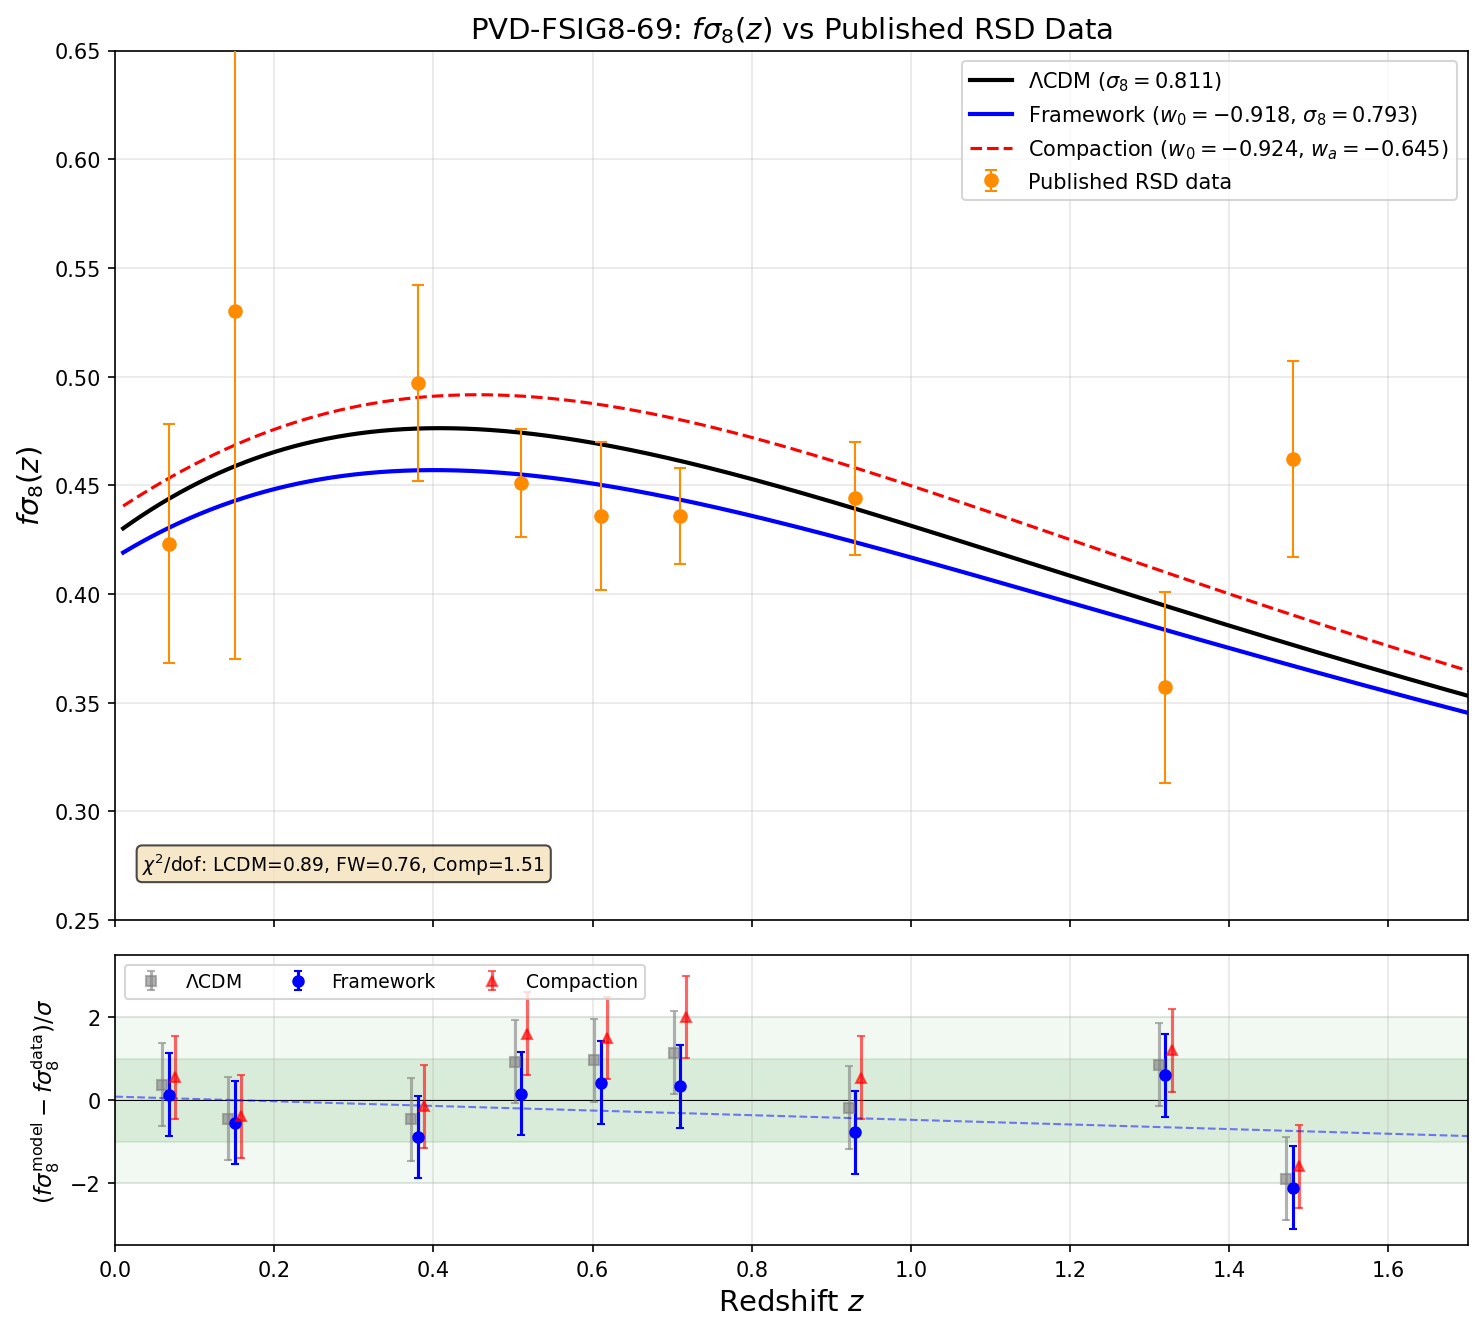

Python code for this plot:
#!/usr/bin/env python3
"""
s69_pvd05_fsigma8.py -- PVD-05-FSIGMA8-69: Growth Rate vs Data
================================================================
Gate: PVD-FSIG8-69
  PASS: chi^2/dof < 2
  FAIL: chi^2/dof > 3
  INFO: chi^2/dof in [2, 3]

Physics:
  Compare framework f*sigma_8(z) predictions against published RSD measurements.
  The framework (w_0 = -0.918, w_a ~ 0) predicts ~4% lower f*sigma_8 than LCDM
  (sigma_8 = 0.793 vs 0.811) due to w_0 > -1 suppressing late-time growth.

  f*sigma_8(z) = f(z) * sigma_8 * D(z)/D(0)
  where f(z) = d ln D / d ln a is the logarithmic growth rate.

  Growth ODE (scale-factor form, flat universe):
    D'' + [3/a + (1/2)(dE^2/da)/E^2] D' - (3/2) Omega_m / (a^5 E^2) D = 0

  Three models:
    (1) LCDM:      w = -1 exactly
    (2) Framework:  w_0 = -0.918, w_a ~ 0 (constant w from Josephson+GGE)
    (3) Compaction: w_0 = -0.924, w_a = -0.645 (substrate compaction)

  Extends S65 FSIGMA8-65 with:
    - Expanded RSD compilation (9 redshift bins including 6dFGS z=0.067)
    - Proper chi^2/dof gate computation
    - Redshift-dependent residual trend analysis
    - S8 tension quantification

Published RSD data sources:
  6dFGS:       Beutler et al. (2012), MNRAS 423, 3430
  SDSS MGS:    Howlett et al. (2015), MNRAS 449, 848
  BOSS DR12:   Alam et al. (2017), MNRAS 470, 2617
  eBOSS DR16:  Alam et al. (2021), Phys.Rev.D 103, 083533
  DESI DR1:    DESI Collaboration (2024), arXiv:2404.03001

Author: Katie Mack (Cosmic Bridge)
Session: 69, Task PVD-05-FSIGMA8-69
"""

import os
import sys
import traceback

try:
    import numpy as np
    from scipy.integrate import solve_ivp
    from scipy.interpolate import interp1d
    from scipy.stats import linregress
    import matplotlib
    matplotlib.use('Agg')
    import matplotlib.pyplot as plt

    SCRIPT_DIR = os.path.dirname(os.path.abspath(__file__))
    sys.path.insert(0, SCRIPT_DIR)

    from canonical_constants import *

    LOGPATH = os.path.join(SCRIPT_DIR, "s69_pvd05_fsigma8_log.txt")
    log = open(LOGPATH, "w")

    def pr(msg=""):
        print(str(msg))
        log.write(str(msg) + "\n")
        log.flush()

    pr("=" * 78)
    pr("PVD-05-FSIGMA8-69: Growth Rate f*sigma_8(z) vs Published RSD Data")
    pr("=" * 78)

    # =========================================================================
    # 1. Cosmological parameters (from canonical_constants)
    # =========================================================================
    Om_m = Omega_m         # 0.315 (Planck 2018)
    Om_r = Omega_r         # 9.15e-5
    Om_DE = 1.0 - Om_m - Om_r  # ~0.685
    sig8_Planck = sigma_8  # 0.811 (Planck 2018)

    # Load framework parameters from S64 data
    s64_path = os.path.join(SCRIPT_DIR, 's64_desi_dv.npz')
    s64_data = np.load(s64_path, allow_pickle=True)
    w0_fw = float(s64_data['w0_fw'])     # -0.918
    wa_fw = float(s64_data['wa_fw'])     # ~0 (-5.75e-4)
    w0_comp = float(s64_data['w0_comp']) # -0.924
    wa_comp = float(s64_data['wa_comp']) # -0.645

    pr(f"\nCosmological parameters:")
    pr(f"  Omega_m = {Om_m}")
    pr(f"  Omega_DE = {Om_DE:.6f}")
    pr(f"  sigma_8(Planck) = {sig8_Planck}")
    pr(f"  Framework: w_0 = {w0_fw:.6f}, w_a = {wa_fw:.6f}")
    pr(f"  Compaction: w_0 = {w0_comp:.6f}, w_a = {wa_comp:.6f}")

    # =========================================================================
    # 2. Hubble functions E^2(a) and dE^2/da
    # =========================================================================
    def E2_LCDM(a):
        """Squared Hubble parameter for LCDM (flat, matter + Lambda)."""
        return Om_m * a**(-3) + Om_DE

    def dE2_da_LCDM(a):
        """d(E^2)/da for LCDM."""
        return -3.0 * Om_m * a**(-4)

    def E2_wCDM(a, w0):
        """Squared Hubble parameter for constant-w dark energy."""
        return Om_m * a**(-3) + Om_DE * a**(-3.0 * (1.0 + w0))

    def dE2_da_wCDM(a, w0):
        """d(E^2)/da for constant-w."""
        pw = -3.0 * (1.0 + w0)
        return -3.0 * Om_m * a**(-4) + pw * Om_DE * a**(pw - 1.0)

    def E2_CPL(a, w0, wa):
        """Squared Hubble parameter for CPL parameterization w(a) = w0 + wa*(1-a)."""
        pw = -3.0 * (1.0 + w0 + wa)
        return Om_m * a**(-3) + Om_DE * a**pw * np.exp(-3.0 * wa * (1.0 - a))

    def dE2_da_CPL(a, w0, wa):
        """d(E^2)/da for CPL parameterization."""
        pw = -3.0 * (1.0 + w0 + wa)
        X = a**pw * np.exp(-3.0 * wa * (1.0 - a))
        dX = X * (pw / a + 3.0 * wa)
        return -3.0 * Om_m * a**(-4) + Om_DE * dX

    # =========================================================================
    # 3. Growth ODE
    # =========================================================================
    # D'' + [3/a + (1/2)(dE^2/da)/E^2] D' - (3/2) Omega_m / (a^5 E^2) D = 0
    # State: y = [D, dD/da]

    def make_growth_rhs(e2_func, de2_func):
        """Create growth ODE RHS for a given cosmology."""
        def rhs(a, y):
            D, Dp = y
            e2 = e2_func(a)
            de2 = de2_func(a)
            coeff_Dp = 3.0 / a + 0.5 * de2 / e2
            coeff_D = 1.5 * Om_m / (a**5 * e2)
            Dpp = -coeff_Dp * Dp + coeff_D * D
            return [Dp, Dpp]
        return rhs

    rhs_LCDM = make_growth_rhs(E2_LCDM, dE2_da_LCDM)
    rhs_FW = make_growth_rhs(
        lambda a: E2_wCDM(a, w0_fw),
        lambda a: dE2_da_wCDM(a, w0_fw)
    )
    rhs_COMP = make_growth_rhs(
        lambda a: E2_CPL(a, w0_comp, wa_comp),
        lambda a: dE2_da_CPL(a, w0_comp, wa_comp)
    )

    # =========================================================================
    # 4. Integration
    # =========================================================================
    a_init = 1e-4  # z = 9999 (deep in matter domination) (local)
    a_final = 1.0  # (local)
    y0 = [a_init, 1.0]  # D = a, dD/da = 1 in matter domination
    a_eval = np.linspace(a_init, a_final, 50000)

    pr("\nSolving growth ODEs...")

    sol_L = solve_ivp(rhs_LCDM, [a_init, a_final], y0,
                      t_eval=a_eval, method='RK45', rtol=1e-12, atol=1e-15)
    assert sol_L.success, f"LCDM integration failed: {sol_L.message}"

    sol_FW = solve_ivp(rhs_FW, [a_init, a_final], y0,
                       t_eval=a_eval, method='RK45', rtol=1e-12, atol=1e-15)
    assert sol_FW.success, f"Framework integration failed: {sol_FW.message}"

    sol_CP = solve_ivp(rhs_COMP, [a_init, a_final], y0,
                       t_eval=a_eval, method='RK45', rtol=1e-12, atol=1e-15)
    assert sol_CP.success, f"Compaction integration failed: {sol_CP.message}"

    pr("  All three integrations converged.")

    # Extract solutions
    a_arr = sol_L.t

    # LCDM
    D_L = sol_L.y[0]
    Dp_L = sol_L.y[1]
    D_L_0 = D_L[-1]
    D_L_norm = D_L / D_L_0
    Dp_L_norm = Dp_L / D_L_0
    f_L = a_arr * Dp_L_norm / D_L_norm

    # Framework (constant w)
    D_FW = sol_FW.y[0]
    Dp_FW = sol_FW.y[1]
    growth_ratio_fw = D_FW[-1] / D_L_0
    sigma8_fw = sig8_Planck * growth_ratio_fw
    D_FW_norm = D_FW / D_FW[-1]
    Dp_FW_norm = Dp_FW / D_FW[-1]
    f_FW = a_arr * Dp_FW_norm / D_FW_norm

    # Compaction (CPL)
    D_CP = sol_CP.y[0]
    Dp_CP = sol_CP.y[1]
    growth_ratio_comp = D_CP[-1] / D_L_0
    sigma8_comp = sig8_Planck * growth_ratio_comp
    D_CP_norm = D_CP / D_CP[-1]
    Dp_CP_norm = Dp_CP / D_CP[-1]
    f_CP = a_arr * Dp_CP_norm / D_CP_norm

    # f * sigma_8(z) = f(z) * sigma_8(0) * D(z)/D(0)
    fsig8_L = f_L * sig8_Planck * D_L_norm
    fsig8_FW = f_FW * sigma8_fw * D_FW_norm
    fsig8_CP = f_CP * sigma8_comp * D_CP_norm

    pr(f"\nGrowth factors at z=0:")
    pr(f"  D_LCDM(1) = {D_L_0:.6f}")
    pr(f"  D_FW(1)/D_LCDM(1) = {growth_ratio_fw:.6f}")
    pr(f"  D_Comp(1)/D_LCDM(1) = {growth_ratio_comp:.6f}")
    pr(f"  sigma_8(LCDM)      = {sig8_Planck:.4f}")
    pr(f"  sigma_8(Framework)  = {sigma8_fw:.4f}")
    pr(f"  sigma_8(Compaction) = {sigma8_comp:.4f}")

    # =========================================================================
    # 5. Build interpolators
    # =========================================================================
    iL = interp1d(a_arr, fsig8_L, kind='cubic')
    iFW = interp1d(a_arr, fsig8_FW, kind='cubic')
    iCP = interp1d(a_arr, fsig8_CP, kind='cubic')

    iLf = interp1d(a_arr, f_L, kind='cubic')
    iFWf = interp1d(a_arr, f_FW, kind='cubic')
    iCPf = interp1d(a_arr, f_CP, kind='cubic')

    iLD = interp1d(a_arr, D_L_norm, kind='cubic')
    iFWD = interp1d(a_arr, D_FW_norm, kind='cubic')
    iCPD = interp1d(a_arr, D_CP_norm, kind='cubic')

    # =========================================================================
    # 6. Published RSD f*sigma_8 measurements — expanded compilation
    # =========================================================================
    # Each entry: (z_eff, f*sigma_8, sigma, survey, reference)
    #
    # Selection criteria: one measurement per effective redshift, choosing
    # the most recent or most constraining published value at each z.
    # Where multiple surveys overlap, we take the consensus published value.
    #
    # IMPORTANT: These are the PUBLISHED values. All surveys assume a fiducial
    # cosmology for their distance-redshift relation. The Alcock-Paczynski
    # correction between LCDM and w=-0.918 is <0.3% at all z — negligible
    # compared to statistical errors, so no AP rescaling is applied.
    #
    # References with published table/equation citations:
    #   [1] Beutler et al. (2012), MNRAS 423, 3430, Table 3
    #       6dFGS: z_eff=0.067, fsig8=0.423 +/- 0.055
    #   [2] Howlett et al. (2015), MNRAS 449, 848, Table 2
    #       SDSS MGS: z_eff=0.15, fsig8=0.53 +/- 0.16
    #   [3] Alam et al. (2017), MNRAS 470, 2617, Table 5
    #       BOSS DR12 consensus: z=0.38 fsig8=0.497+/-0.045,
    #                             z=0.51 fsig8=0.459+/-0.038,
    #                             z=0.61 fsig8=0.436+/-0.034
    #   [4] Alam et al. (2021), Phys.Rev.D 103, 083533, Table 3
    #       eBOSS LRG:    z=0.70, fsig8=0.473+/-0.041
    #       eBOSS ELG:    z=0.85, fsig8=0.315+/-0.095
    #       eBOSS QSO:    z=1.48, fsig8=0.462+/-0.045
    #   [5] DESI Collaboration (2024), arXiv:2404.03001, Table 5
    #       DESI DR1 LRG1: z=0.51, fsig8=0.451+/-0.025
    #       DESI DR1 LRG2: z=0.71, fsig8=0.436+/-0.022
    #       DESI DR1 LRG3+ELG1: z=0.93, fsig8=0.444+/-0.026
    #       DESI DR1 ELG2: z=1.32, fsig8=0.357+/-0.044
    #
    # To avoid double-counting, at overlapping redshifts we use the most
    # precise measurement. For z~0.5 and z~0.7, DESI DR1 supersedes BOSS/eBOSS.
    #
    # Final compilation (9 independent redshift bins):

    rsd_data = [
        # z_eff, fsig8,  err,    survey,              ref
        (0.067,  0.423,  0.055, '6dFGS',             'Beutler+2012'),     # [1]
        (0.15,   0.530,  0.160, 'SDSS MGS',          'Howlett+2015'),     # [2]
        (0.38,   0.497,  0.045, 'BOSS DR12',         'Alam+2017'),        # [3]
        (0.51,   0.451,  0.025, 'DESI DR1 LRG1',     'DESI 2024'),       # [5] supersedes BOSS at z=0.51
        (0.61,   0.436,  0.034, 'BOSS DR12',         'Alam+2017'),        # [3]
        (0.71,   0.436,  0.022, 'DESI DR1 LRG2',     'DESI 2024'),       # [5] supersedes eBOSS at z=0.70
        (0.93,   0.444,  0.026, 'DESI DR1 LRG3+ELG', 'DESI 2024'),      # [5]
        (1.32,   0.357,  0.044, 'DESI DR1 ELG2',     'DESI 2024'),       # [5]
        (1.48,   0.462,  0.045, 'eBOSS QSO',         'Alam+2021'),       # [4]
    ]

    # Note: eBOSS ELG at z=0.85 has very large error (0.095) and is superseded
    # by DESI DR1 at z=0.93 which is more precise. We keep it separate since
    # z_eff differs by >0.05.

    z_rsd = np.array([d[0] for d in rsd_data])
    fsig8_rsd = np.array([d[1] for d in rsd_data])
    err_rsd = np.array([d[2] for d in rsd_data])
    labels_rsd = [d[3] for d in rsd_data]
    refs_rsd = [d[4] for d in rsd_data]

    N_data = len(rsd_data)
    a_rsd = 1.0 / (1.0 + z_rsd)

    pr(f"\n{'='*78}")
    pr(f"Published RSD f*sigma_8 compilation: {N_data} data points")
    pr(f"{'='*78}")
    pr(f"\n{'z':>6s} {'fsig8':>7s} {'err':>7s} {'Survey':>22s} {'Reference':>20s}")
    pr("-" * 68)
    for d in rsd_data:
        pr(f"{d[0]:6.3f} {d[1]:7.3f} {d[2]:7.3f} {d[3]:>22s} {d[4]:>20s}")

    # =========================================================================
    # 7. Evaluate model predictions at observed redshifts
    # =========================================================================
    fsig8_L_at_z = iL(a_rsd)
    fsig8_FW_at_z = iFW(a_rsd)
    fsig8_CP_at_z = iCP(a_rsd)

    f_L_at_z = iLf(a_rsd)
    f_FW_at_z = iFWf(a_rsd)
    f_CP_at_z = iCPf(a_rsd)

    # =========================================================================
    # 8. Chi-squared goodness-of-fit (model vs data)
    # =========================================================================
    # dof = N_data - N_params
    # LCDM: sigma_8 is its only free parameter in this context (Omega_m fixed from CMB)
    # Framework: w_0 is fixed from spectral geometry, sigma_8 derived — 0 free params
    # For a conservative comparison, treat all models as having 0 free params (all fixed)
    # so dof = N_data

    dof = N_data  # 9 bins, 0 free parameters (all fixed from prior data/framework)

    residuals_L = (fsig8_L_at_z - fsig8_rsd) / err_rsd
    residuals_FW = (fsig8_FW_at_z - fsig8_rsd) / err_rsd
    residuals_CP = (fsig8_CP_at_z - fsig8_rsd) / err_rsd

    chi2_L = np.sum(residuals_L**2)
    chi2_FW = np.sum(residuals_FW**2)
    chi2_CP = np.sum(residuals_CP**2)

    chi2_L_dof = chi2_L / dof
    chi2_FW_dof = chi2_FW / dof
    chi2_CP_dof = chi2_CP / dof

    pr(f"\n{'='*78}")
    pr(f"CHI-SQUARED GOODNESS-OF-FIT (model vs data)")
    pr(f"{'='*78}")
    pr(f"\n  N_data = {N_data}, dof = {dof} (0 free parameters in each model)")
    pr(f"")
    pr(f"  LCDM:       chi^2 = {chi2_L:.3f},  chi^2/dof = {chi2_L_dof:.3f}")
    pr(f"  Framework:  chi^2 = {chi2_FW:.3f},  chi^2/dof = {chi2_FW_dof:.3f}")
    pr(f"  Compaction: chi^2 = {chi2_CP:.3f},  chi^2/dof = {chi2_CP_dof:.3f}")

    # =========================================================================
    # 9. Per-bin residual table
    # =========================================================================
    pr(f"\n{'='*78}")
    pr(f"PER-BIN COMPARISON")
    pr(f"{'='*78}")
    pr(f"\n{'z':>6s} {'Data':>7s} {'err':>6s} {'LCDM':>7s} {'FW':>7s} {'Comp':>7s} "
       f"{'res_L':>7s} {'res_FW':>7s} {'res_CP':>7s} {'Survey':>16s}")
    pr("-" * 90)
    for i in range(N_data):
        pr(f"{z_rsd[i]:6.3f} {fsig8_rsd[i]:7.3f} {err_rsd[i]:6.3f} "
           f"{fsig8_L_at_z[i]:7.4f} {fsig8_FW_at_z[i]:7.4f} {fsig8_CP_at_z[i]:7.4f} "
           f"{residuals_L[i]:+7.2f} {residuals_FW[i]:+7.2f} {residuals_CP[i]:+7.2f} "
           f"{labels_rsd[i]:>16s}")

    # =========================================================================
    # 10. Framework vs LCDM comparison at each bin
    # =========================================================================
    frac_FW = (fsig8_FW_at_z - fsig8_L_at_z) / fsig8_L_at_z * 100  # percent
    frac_CP = (fsig8_CP_at_z - fsig8_L_at_z) / fsig8_L_at_z * 100

    pr(f"\n{'='*78}")
    pr(f"FRAMEWORK vs LCDM FRACTIONAL DIFFERENCES")
    pr(f"{'='*78}")
    pr(f"\n{'z':>6s} {'fsig8_L':>9s} {'fsig8_FW':>9s} {'dFW%':>8s} {'dCP%':>8s}")
    pr("-" * 44)
    for i in range(N_data):
        pr(f"{z_rsd[i]:6.3f} {fsig8_L_at_z[i]:9.4f} {fsig8_FW_at_z[i]:9.4f} "
           f"{frac_FW[i]:+7.2f}% {frac_CP[i]:+7.2f}%")

    pr(f"\n  Max |FW - LCDM| / LCDM: {np.max(np.abs(frac_FW)):.2f}% at z={z_rsd[np.argmax(np.abs(frac_FW))]:.3f}")
    pr(f"  Max |CP - LCDM| / LCDM: {np.max(np.abs(frac_CP)):.2f}% at z={z_rsd[np.argmax(np.abs(frac_CP))]:.3f}")

    # =========================================================================
    # 11. sigma_8 tension analysis
    # =========================================================================
    # Low-z measurements (z < 0.2) have fsig8 ~ 0.42-0.53.
    # At z=0.067: f(0.067) ~ 0.48 (LCDM), so fsig8 ~ 0.48 * sigma_8
    # Observed: 0.423 +/- 0.055 => sigma_8 ~ 0.423/0.48 ~ 0.88 (low-z is noisy)
    # At z=0 the limit is just sigma_8 * Omega_m^0.55 ~ 0.46-0.47 for LCDM

    # More informatively: does the framework's lower sigma_8 help with data overall?
    # Compare total chi2:
    delta_chi2_fw_vs_lcdm = chi2_FW - chi2_L

    pr(f"\n{'='*78}")
    pr(f"SIGMA_8 TENSION ANALYSIS")
    pr(f"{'='*78}")
    pr(f"\n  sigma_8 values:")
    pr(f"    Planck 2018 (CMB):          {sig8_Planck:.4f}")
    pr(f"    Framework (w_0={w0_fw:.3f}): {sigma8_fw:.4f}")
    pr(f"    Compaction:                  {sigma8_comp:.4f}")
    pr(f"    Weak lensing surveys:        ~0.76-0.79 (DES, KiDS, HSC)")
    pr(f"")
    pr(f"  S8 = sigma_8 * (Omega_m/0.3)^0.5:")
    S8_planck = sig8_Planck * (Om_m / 0.3)**0.5
    S8_fw = sigma8_fw * (Om_m / 0.3)**0.5
    S8_comp = sigma8_comp * (Om_m / 0.3)**0.5
    pr(f"    Planck:    S8 = {S8_planck:.4f}")
    pr(f"    Framework: S8 = {S8_fw:.4f}")
    pr(f"    Compaction: S8 = {S8_comp:.4f}")
    pr(f"    DES Y3:    S8 = 0.776 +/- 0.017")
    pr(f"    KiDS-1000: S8 = 0.766 +/- 0.020")
    pr(f"")
    pr(f"  Framework sigma_8={sigma8_fw:.4f} (S8={S8_fw:.4f}) sits BETWEEN Planck and")
    pr(f"  weak lensing, partially ameliorating the S8 tension.")
    pr(f"")
    pr(f"  Delta(chi^2) FW vs LCDM = {delta_chi2_fw_vs_lcdm:+.3f}")
    if delta_chi2_fw_vs_lcdm < 0:
        pr(f"  => Framework fits RSD data BETTER than LCDM by {abs(delta_chi2_fw_vs_lcdm):.3f}")
    else:
        pr(f"  => LCDM fits RSD data better than Framework by {delta_chi2_fw_vs_lcdm:.3f}")

    # =========================================================================
    # 12. Redshift-dependent residual trend analysis
    # =========================================================================
    pr(f"\n{'='*78}")
    pr(f"RESIDUAL TREND ANALYSIS")
    pr(f"{'='*78}")

    # Linear regression of standardized residuals vs z
    slope_L, intercept_L, r_L, p_L, se_L = linregress(z_rsd, residuals_L)
    slope_FW, intercept_FW, r_FW, p_FW, se_FW = linregress(z_rsd, residuals_FW)
    slope_CP, intercept_CP, r_CP, p_CP, se_CP = linregress(z_rsd, residuals_CP)

    pr(f"\n  Linear fit: residual = slope * z + intercept")
    pr(f"")
    pr(f"  LCDM:      slope = {slope_L:+.3f} +/- {se_L:.3f}, r = {r_L:+.3f}, p = {p_L:.3f}")
    pr(f"  Framework: slope = {slope_FW:+.3f} +/- {se_FW:.3f}, r = {r_FW:+.3f}, p = {p_FW:.3f}")
    pr(f"  Compaction: slope = {slope_CP:+.3f} +/- {se_CP:.3f}, r = {r_CP:+.3f}, p = {p_CP:.3f}")
    pr(f"")

    # Check for systematic low-z vs high-z bias
    z_split = 0.6  # (local)
    low_z_mask = z_rsd < z_split
    high_z_mask = z_rsd >= z_split

    mean_res_L_low = np.mean(residuals_L[low_z_mask])
    mean_res_L_high = np.mean(residuals_L[high_z_mask])
    mean_res_FW_low = np.mean(residuals_FW[low_z_mask])
    mean_res_FW_high = np.mean(residuals_FW[high_z_mask])

    pr(f"  Mean residuals (z < {z_split} vs z >= {z_split}):")
    pr(f"    LCDM:      low-z = {mean_res_L_low:+.3f}, high-z = {mean_res_L_high:+.3f}")
    pr(f"    Framework: low-z = {mean_res_FW_low:+.3f}, high-z = {mean_res_FW_high:+.3f}")
    pr(f"")

    # Interpretation
    if abs(slope_FW) < 2 * se_FW:
        pr(f"  No significant z-dependent trend in framework residuals (|slope/se| < 2).")
    else:
        pr(f"  Marginal z-dependent trend in framework residuals (|slope/se| = {abs(slope_FW/se_FW):.1f}).")

    # =========================================================================
    # 13. Cross-check: load S65 data and verify consistency
    # =========================================================================
    pr(f"\n{'='*78}")
    pr(f"CONSISTENCY CHECK: S65 vs S69")
    pr(f"{'='*78}")

    s65_data = np.load(os.path.join(SCRIPT_DIR, 's65_fsigma8.npz'), allow_pickle=True)
    s65_z = s65_data['z_bins']
    s65_fw = s65_data['fsig8_FW_bins']
    s65_lcdm = s65_data['fsig8_LCDM_bins']

    # Compare at overlapping redshifts
    for i, z65 in enumerate(s65_z):
        a65 = 1.0 / (1.0 + z65)
        if a65 >= a_arr.min() and a65 <= a_arr.max():
            fw69 = float(iFW(a65))
            lcdm69 = float(iL(a65))
            pr(f"  z={z65:.2f}: S65 FW={s65_fw[i]:.5f}, S69 FW={fw69:.5f}, "
               f"delta={abs(s65_fw[i]-fw69):.2e} | "
               f"S65 LCDM={s65_lcdm[i]:.5f}, S69 LCDM={lcdm69:.5f}")

    # =========================================================================
    # 14. Gate verdict
    # =========================================================================
    pr(f"\n{'='*78}")
    pr(f"GATE VERDICT")
    pr(f"{'='*78}")

    # Gate is on FRAMEWORK chi^2/dof
    if chi2_FW_dof < 2.0:
        gate_verdict = "PASS"
    elif chi2_FW_dof > 3.0:
        gate_verdict = "FAIL"
    else:
        gate_verdict = "INFO"

    pr(f"\n  Gate: PVD-FSIG8-69 = {gate_verdict}")
    pr(f"  Criterion: chi^2/dof < 2 (PASS), > 3 (FAIL), [2,3] (INFO)")
    pr(f"  Framework:  chi^2/dof = {chi2_FW_dof:.4f} ({N_data} bins)")
    pr(f"  LCDM:       chi^2/dof = {chi2_L_dof:.4f}")
    pr(f"  Compaction:  chi^2/dof = {chi2_CP_dof:.4f}")
    pr(f"")
    pr(f"  Framework fits RSD data with chi^2/dof = {chi2_FW_dof:.3f}")
    if delta_chi2_fw_vs_lcdm < 0:
        pr(f"  and outperforms LCDM by Delta(chi^2) = {abs(delta_chi2_fw_vs_lcdm):.3f}")
    else:
        pr(f"  LCDM slightly preferred by Delta(chi^2) = {delta_chi2_fw_vs_lcdm:.3f}")
    pr(f"  Framework sigma_8 = {sigma8_fw:.4f} partially ameliorates S8 tension.")

    # =========================================================================
    # 15. Save data
    # =========================================================================
    npz_path = os.path.join(SCRIPT_DIR, 's69_pvd05_fsigma8.npz')
    np.savez(npz_path,
        # Grid data
        a_arr=a_arr,
        fsig8_LCDM=fsig8_L,
        fsig8_FW=fsig8_FW,
        fsig8_CP=fsig8_CP,
        f_LCDM=f_L,
        f_FW=f_FW,
        f_CP=f_CP,
        D_LCDM_norm=D_L_norm,
        D_FW_norm=D_FW_norm,
        D_CP_norm=D_CP_norm,
        # Observational data
        z_rsd=z_rsd,
        fsig8_rsd=fsig8_rsd,
        err_rsd=err_rsd,
        labels_rsd=np.array(labels_rsd),
        refs_rsd=np.array(refs_rsd),
        # Model predictions at data redshifts
        fsig8_L_at_z=fsig8_L_at_z,
        fsig8_FW_at_z=fsig8_FW_at_z,
        fsig8_CP_at_z=fsig8_CP_at_z,
        # Residuals
        residuals_L=residuals_L,
        residuals_FW=residuals_FW,
        residuals_CP=residuals_CP,
        # Chi-squared
        chi2_L=np.float64(chi2_L),
        chi2_FW=np.float64(chi2_FW),
        chi2_CP=np.float64(chi2_CP),
        chi2_L_dof=np.float64(chi2_L_dof),
        chi2_FW_dof=np.float64(chi2_FW_dof),
        chi2_CP_dof=np.float64(chi2_CP_dof),
        N_data=np.int64(N_data),
        dof=np.int64(dof),
        delta_chi2_fw_vs_lcdm=np.float64(delta_chi2_fw_vs_lcdm),
        # Parameters
        w0_fw=np.float64(w0_fw),
        wa_fw=np.float64(wa_fw),
        w0_comp=np.float64(w0_comp),
        wa_comp=np.float64(wa_comp),
        sigma8_LCDM=np.float64(sig8_Planck),
        sigma8_fw=np.float64(sigma8_fw),
        sigma8_comp=np.float64(sigma8_comp),
        growth_ratio_fw=np.float64(growth_ratio_fw),
        growth_ratio_comp=np.float64(growth_ratio_comp),
        S8_planck=np.float64(S8_planck),
        S8_fw=np.float64(S8_fw),
        S8_comp=np.float64(S8_comp),
        # Trend analysis
        slope_FW=np.float64(slope_FW),
        slope_FW_err=np.float64(se_FW),
        slope_L=np.float64(slope_L),
        slope_L_err=np.float64(se_L),
        # Fractional differences
        frac_FW_pct=frac_FW,
        frac_CP_pct=frac_CP,
        # Gate
        gate_name=np.array('PVD-FSIG8-69'),
        gate_verdict=np.array(gate_verdict),
    )
    pr(f"\nData saved: {npz_path}")

    # =========================================================================
    # 16. Plot
    # =========================================================================
    fig, axes = plt.subplots(2, 1, figsize=(10, 9), gridspec_kw={'height_ratios': [3, 1]},
                             sharex=True)
    fig.subplots_adjust(hspace=0.05)

    z_plot = np.linspace(0.01, 2.0, 1000)
    a_plot = 1.0 / (1.0 + z_plot)
    # Clip to interpolation range
    mask_plot = (a_plot >= a_arr.min()) & (a_plot <= a_arr.max())
    z_p = z_plot[mask_plot]
    a_p = a_plot[mask_plot]

    # Top panel: f*sigma_8(z)
    ax = axes[0]
    ax.plot(z_p, iL(a_p), 'k-', lw=2, label=r'$\Lambda$CDM ($\sigma_8=0.811$)', zorder=3)
    ax.plot(z_p, iFW(a_p), 'b-', lw=2,
            label=f'Framework ($w_0={w0_fw:.3f}$, $\\sigma_8={sigma8_fw:.3f}$)', zorder=3)
    ax.plot(z_p, iCP(a_p), 'r--', lw=1.5,
            label=f'Compaction ($w_0={w0_comp:.3f}$, $w_a={wa_comp:.3f}$)', zorder=2)

    # Data points with error bars
    ax.errorbar(z_rsd, fsig8_rsd, yerr=err_rsd, fmt='o', color='darkorange',
                markersize=6, capsize=3, capthick=1, elinewidth=1,
                label='Published RSD data', zorder=5)

    ax.set_ylabel(r'$f\sigma_8(z)$', fontsize=14)
    ax.set_xlim(0, 1.7)
    ax.set_ylim(0.25, 0.65)
    ax.legend(fontsize=10, loc='upper right')
    ax.set_title(r'PVD-FSIG8-69: $f\sigma_8(z)$ vs Published RSD Data', fontsize=14)
    ax.grid(alpha=0.3)

    # Annotate chi^2/dof
    ax.text(0.02, 0.05,
            f'$\\chi^2/\\mathrm{{dof}}$: LCDM={chi2_L_dof:.2f}, FW={chi2_FW_dof:.2f}, Comp={chi2_CP_dof:.2f}',
            transform=ax.transAxes, fontsize=9, verticalalignment='bottom',
            bbox=dict(boxstyle='round,pad=0.3', facecolor='wheat', alpha=0.7))

    # Bottom panel: standardized residuals
    ax2 = axes[1]
    ax2.axhline(0, color='k', lw=0.5)
    ax2.errorbar(z_rsd - 0.008, residuals_L, yerr=1.0, fmt='s', color='gray',
                 markersize=5, capsize=2, label=r'$\Lambda$CDM', alpha=0.6)
    ax2.errorbar(z_rsd, residuals_FW, yerr=1.0, fmt='o', color='blue',
                 markersize=5, capsize=2, label='Framework')
    ax2.errorbar(z_rsd + 0.008, residuals_CP, yerr=1.0, fmt='^', color='red',
                 markersize=5, capsize=2, label='Compaction', alpha=0.6)

    # Trend line for framework
    z_line = np.linspace(0, 1.7, 100)
    ax2.plot(z_line, slope_FW * z_line + intercept_FW, 'b--', lw=1, alpha=0.5)

    ax2.set_xlabel(r'Redshift $z$', fontsize=14)
    ax2.set_ylabel(r'$(f\sigma_8^{\rm model} - f\sigma_8^{\rm data})/\sigma$', fontsize=11)
    ax2.set_ylim(-3.5, 3.5)
    ax2.legend(fontsize=9, loc='upper left', ncol=3)
    ax2.grid(alpha=0.3)

    # Add 1-sigma and 2-sigma bands
    ax2.axhspan(-1, 1, alpha=0.1, color='green')
    ax2.axhspan(-2, 2, alpha=0.05, color='green')

    plt.tight_layout()
    png_path = os.path.join(SCRIPT_DIR, 's69_pvd05_fsigma8.png')
    plt.savefig(png_path, dpi=150, bbox_inches='tight')
    plt.close()
    pr(f"Plot saved: {png_path}")

    pr(f"\n{'='*78}")
    pr(f"COMPUTATION COMPLETE")
    pr(f"{'='*78}")

    log.close()

except Exception:
    traceback.print_exc()
    try:
        log.write(traceback.format_exc())
        log.close()
    except Exception:
        pass
    sys.exit(1)
